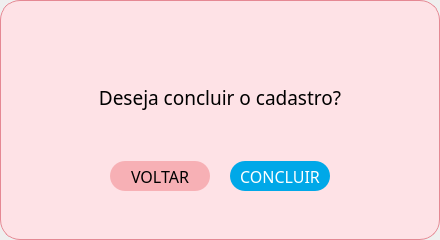
<?xml version="1.0" encoding="UTF-8"?>
<ui version="4.0">
 <class>Dialog</class>
 <widget class="QDialog" name="Dialog">
  <property name="geometry">
   <rect>
    <x>0</x>
    <y>0</y>
    <width>440</width>
    <height>240</height>
   </rect>
  </property>
  <property name="minimumSize">
   <size>
    <width>440</width>
    <height>240</height>
   </size>
  </property>
  <property name="maximumSize">
   <size>
    <width>440</width>
    <height>240</height>
   </size>
  </property>
  <property name="windowTitle">
   <string>Dialog</string>
  </property>
  <layout class="QHBoxLayout" name="horizontalLayout">
   <property name="spacing">
    <number>0</number>
   </property>
   <property name="leftMargin">
    <number>0</number>
   </property>
   <property name="topMargin">
    <number>0</number>
   </property>
   <property name="rightMargin">
    <number>0</number>
   </property>
   <property name="bottomMargin">
    <number>0</number>
   </property>
   <item>
    <widget class="QFrame" name="frame">
     <property name="maximumSize">
      <size>
       <width>440</width>
       <height>16777215</height>
      </size>
     </property>
     <property name="styleSheet">
      <string notr="true">background-color: rgb(254, 226, 230);
border-radius: 20px; 
border:1px solid rgb(229, 136, 147);</string>
     </property>
     <property name="frameShape">
      <enum>QFrame::StyledPanel</enum>
     </property>
     <property name="frameShadow">
      <enum>QFrame::Raised</enum>
     </property>
     <layout class="QVBoxLayout" name="verticalLayout">
      <item>
       <widget class="QFrame" name="frame_2">
        <property name="styleSheet">
         <string notr="true">border: 0px;</string>
        </property>
        <property name="frameShape">
         <enum>QFrame::StyledPanel</enum>
        </property>
        <property name="frameShadow">
         <enum>QFrame::Raised</enum>
        </property>
        <widget class="QLabel" name="label_popup_cadastro_conclusao">
         <property name="geometry">
          <rect>
           <x>0</x>
           <y>0</y>
           <width>420</width>
           <height>111</height>
          </rect>
         </property>
         <property name="minimumSize">
          <size>
           <width>230</width>
           <height>40</height>
          </size>
         </property>
         <property name="font">
          <font>
           <family>Abel</family>
           <pointsize>14</pointsize>
          </font>
         </property>
         <property name="text">
          <string>&lt;html&gt;&lt;head/&gt;&lt;body&gt;&lt;p align=&quot;center&quot;&gt;&lt;br/&gt;&lt;/p&gt;&lt;p align=&quot;center&quot;&gt;Deseja concluir o cadastro?&lt;/p&gt;&lt;/body&gt;&lt;/html&gt;</string>
         </property>
        </widget>
       </widget>
      </item>
      <item>
       <widget class="QFrame" name="frame_3">
        <property name="styleSheet">
         <string notr="true">border: 0px;</string>
        </property>
        <property name="frameShape">
         <enum>QFrame::StyledPanel</enum>
        </property>
        <property name="frameShadow">
         <enum>QFrame::Raised</enum>
        </property>
        <layout class="QHBoxLayout" name="horizontalLayout_3">
         <item>
          <spacer name="horizontalSpacer">
           <property name="orientation">
            <enum>Qt::Horizontal</enum>
           </property>
           <property name="sizeHint" stdset="0">
            <size>
             <width>82</width>
             <height>20</height>
            </size>
           </property>
          </spacer>
         </item>
         <item>
          <widget class="QFrame" name="frame_4">
           <property name="frameShape">
            <enum>QFrame::StyledPanel</enum>
           </property>
           <property name="frameShadow">
            <enum>QFrame::Raised</enum>
           </property>
           <layout class="QHBoxLayout" name="horizontalLayout_2">
            <property name="spacing">
             <number>20</number>
            </property>
            <property name="leftMargin">
             <number>0</number>
            </property>
            <property name="topMargin">
             <number>0</number>
            </property>
            <property name="rightMargin">
             <number>0</number>
            </property>
            <property name="bottomMargin">
             <number>0</number>
            </property>
            <item>
             <widget class="QPushButton" name="btn_voltar_popup_cadastro_conclusao">
              <property name="minimumSize">
               <size>
                <width>100</width>
                <height>30</height>
               </size>
              </property>
              <property name="maximumSize">
               <size>
                <width>100</width>
                <height>30</height>
               </size>
              </property>
              <property name="font">
               <font>
                <family>Abel</family>
                <pointsize>12</pointsize>
               </font>
              </property>
              <property name="cursor">
               <cursorShape>PointingHandCursor</cursorShape>
              </property>
              <property name="styleSheet">
               <string notr="true">QPushButton{
border-radius:15px;
background-color: rgb(247, 176, 181);
border: 2px ;
}
QPushButton:hover{
background-color: rgb(236, 132, 140);}

QPushButton:pressed{
background-color: rgb(247, 176, 181);
}</string>
              </property>
              <property name="text">
               <string>VOLTAR</string>
              </property>
             </widget>
            </item>
            <item>
             <widget class="QPushButton" name="btn_concluir_popup_cadastro_conclusao">
              <property name="minimumSize">
               <size>
                <width>100</width>
                <height>30</height>
               </size>
              </property>
              <property name="maximumSize">
               <size>
                <width>100</width>
                <height>30</height>
               </size>
              </property>
              <property name="font">
               <font>
                <family>Abel</family>
                <pointsize>12</pointsize>
               </font>
              </property>
              <property name="cursor">
               <cursorShape>PointingHandCursor</cursorShape>
              </property>
              <property name="styleSheet">
               <string notr="true">QPushButton{
border-radius:15px;
background-color: rgb(0, 168, 232);
color: rgb(255, 255, 255);
border: 2px ;
}
QPushButton:hover{
background-color: rgb(0, 124, 191);}

QPushButton:pressed{
background-color: rgb(0, 168, 232);
}


</string>
              </property>
              <property name="text">
               <string>CONCLUIR</string>
              </property>
             </widget>
            </item>
           </layout>
          </widget>
         </item>
         <item>
          <spacer name="horizontalSpacer_2">
           <property name="orientation">
            <enum>Qt::Horizontal</enum>
           </property>
           <property name="sizeHint" stdset="0">
            <size>
             <width>82</width>
             <height>20</height>
            </size>
           </property>
          </spacer>
         </item>
        </layout>
       </widget>
      </item>
     </layout>
    </widget>
   </item>
  </layout>
 </widget>
 <resources/>
 <connections/>
</ui>
